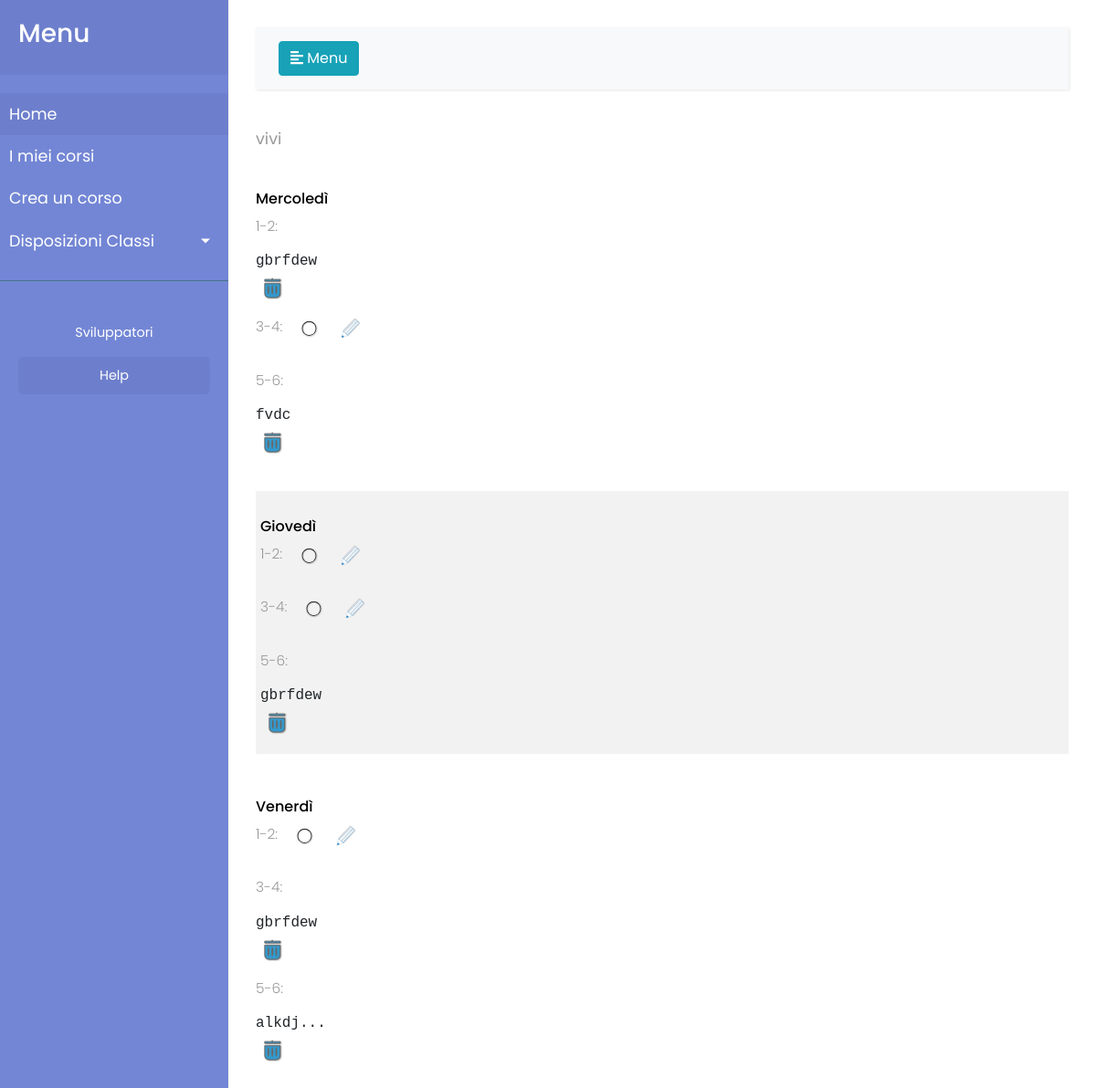
/privata/ (signed in), run on the app's committed database.
### app/models.py (models this page shows, shortened)
class Iscrizione(models.Model):
    user = models.ForeignKey('auth.User')
    corso1= models.ForeignKey('Corso', blank=True, null=True, related_name="corso1")
    corso2= models.ForeignKey('Corso', blank=True, null=True, related_name="corso2")
    corso3= models.ForeignKey('Corso', blank=True, null=True, related_name="corso3")
    corso4= models.ForeignKey('Corso', blank=True, null=True, related_name="corso4")
    corso5= models.ForeignKey('Corso', blank=True, null=True, related_name="corso5")
    corso6= models.ForeignKey('Corso', blank=True, null=True, related_name="corso6")
    corso7= models.ForeignKey('Corso', blank=True, null=True, related_name="corso7")
    corso8= models.ForeignKey('Corso', blank=True, null=True, related_name="corso8")
    corso9= models.ForeignKey('Corso', blank=True, null=True, related_name="corso9")
    class Meta:
        verbose_name = "Iscrizione"
        verbose_name_plural = "Iscrizioni"
    created_date = models.DateTimeField(
        default=timezone.now)
    published_date = models.DateTimeField(
        blank=True, null=True)

class Corso(models.Model):
    titolo = models.CharField(max_length=100)
    studente_referente1 = models.ForeignKey('auth.User', related_name='studente_referente1', null=True)
    studente_referente2 = models.ForeignKey('auth.User', related_name='studente_referente2', blank=True, null=True)
    studente_referente3 = models.ForeignKey('auth.User', related_name='studente_referente3', blank=True, null=True)
    studente_referente4 = models.ForeignKey('auth.User', related_name='studente_referente4', blank=True, null=True)
    studente_referente5 = models.ForeignKey('auth.User', related_name='studente_referente5', blank=True, null=True)
    descrizione= models.TextField(blank=True)
    numero_di_telefono = models.IntegerField()
    esperti_esterni = models.CharField(max_length=100,blank=True, null=True, default="")
    aule = models.ForeignKey('Aula')
    progressivo= models.BooleanField(default=False)
    f1= models.BooleanField(default=False)
    f2= models.BooleanField(default=False)
    f3= models.BooleanField(default=False)
    f4= models.BooleanField(default=False)
    f5= models.BooleanField(default=False)
    f6= models.BooleanField(default=False)
    f7= models.BooleanField(default=False)
    f8= models.BooleanField(default=False)
    f9= models.BooleanField(default=False)
    convalida= models.BooleanField(default=False)
    corso_pieno= models.BooleanField(default=False)
    class Meta:
        verbose_name = "Corso"
        verbose_name_plural = "Corsi"
    created_date = models.DateTimeField(
        default=timezone.now)
    published_date = models.DateTimeField(
        blank=True, null=True)
    def __str__(self):
        return str(self.titolo)

### app/views.py (the view)
# urls.py: url(r'^privata/$', views.privata, name='privata'),
@login_required(login_url='/login/')
def privata(request):
    iscrizioni= Iscrizione.objects.filter(user=request.user)
    return render(request, 'corsi/privata.html', {'iscrizioni':iscrizioni})

### app/templates/corsi/privata.html (shortened to what this page needs)
{% extends 'corsi/base.html' %}
{% block head %}
  <link rel="stylesheet" href="https://unpkg.com/purecss@1.0.0/build/grids-responsive-min.css">
{% endblock %}
{% block content %}
    {% for iscrizione in iscrizioni%}
    <div class="panel panel-default">
      <div class="panel-heading">
        <p><b>{{user}}</b></p>
      </div>
<div class="pure-g stripeddivs">
  <div >
    <br>
     <div class="pure-u-lg-1-5 pure-u-md-1-1 pure-u-sm-1-1 pure-u-1-1"><h6>Mercoledì</h6></div>
     <div class="pure-u-lg-1-5 pure-u-md-1-1 pure-u-sm-1-1 pure-u-1-1"><div style="display:inline-block;" class="imieicorsimenu"><pre><p style="display:inline-block">1-2: </p> {% if iscrizione.corso1 == None %}<img class="icone" src="/static/x.svg" alt="modifica">  <a href="/filtro_fasce/?f=f1"><img class="icone" src="/static/modifica.svg" alt="modifica"><a/>{% else %}<h6 class="titolocorso">{{iscrizione.corso1}}</h6> <a href="{% url 'elimina' iscrizione.corso1.id  %}?f=f1"><img class="icone" src="/static/cestino.svg" alt="elimina"><a/>{% endif %} </pre></div></div>
     <div class="pure-u-lg-1-5 pure-u-md-1-1 pure-u-sm-1-1 pure-u-1-1"><div style="display:inline-block;" class="imieicorsimenu"><pre><p style="display:inline-block">3-4: </p> {% if iscrizione.corso2 == None %}<img class="icone" src="/static/x.svg" alt="modifica">  <a href="/filtro_fasce/?f=f2"><img class="icone" src="/static/modifica.svg" alt="modifica"><a/>{% else %}<h6 class="titolocorso">{{iscrizione.corso2}}</h6> <a href="{% url 'elimina' iscrizione.corso2.id  %}?f=f2"><img class="icone" src="/static/cestino.svg" alt="elimina"><a/>{% endif %} </pre></div></div>
     <div class="pure-u-lg-1-5 pure-u-md-1-1 pure-u-sm-1-1 pure-u-1-1"><div style="display:inline-block;" class="imieicorsimenu"><pre><p style="display:inline-block">5-6: </p> {% if iscrizione.corso3 == None %}<img class="icone" src="/static/x.svg" alt="modifica">  <a href="/filtro_fasce/?f=f3"><img class="icone" src="/static/modifica.svg" alt="modifica"><a/>{% else %}<h6 class="titolocorso">{{iscrizione.corso3}}</h6> <a href="{% url 'elimina' iscrizione.corso3.id  %}?f=f3"><img class="icone" src="/static/cestino.svg" alt="elimina"><a/>{% endif %} </pre></div></div>
</div>
<br>
<div >
  <br>
    <div class="pure-u-lg-1-5 pure-u-md-1-1 pure-u-sm-1-1 pure-u-1-1"><h6>Giovedì</h6></div>
    <div class="pure-u-lg-1-5 pure-u-md-1-1 pure-u-sm-1-1 pure-u-1-1"><div style="display:inline-block;" class="imieicorsimenu"><pre><p style="display:inline-block">1-2: </p> {% if iscrizione.corso4 == None %}<img class="icone" src="/static/x.svg" alt="modifica">  <a href="/filtro_fasce/?f=f4"><img class="icone" src="/static/modifica.svg" alt="modifica"><a/>{% else %}<h6 class="titolocorso">{{iscrizione.corso4}}</h6> <a href="{% url 'elimina' iscrizione.corso4.id  %}?f=f4"><img class="icone" src="/static/cestino.svg" alt="elimina"><a/>{% endif %} </pre></div></div>
    <div class="pure-u-lg-1-5 pure-u-md-1-1 pure-u-sm-1-1 pure-u-1-1"><div style="display:inline-block;" class="imieicorsimenu"><pre><p style="display:inline-block">3-4: </p> {% if iscrizione.corso5 == None %}<img class="icone" src="/static/x.svg" alt="modifica">  <a href="/filtro_fasce/?f=f5"><img class="icone" src="/static/modifica.svg" alt="modifica"><a/>{% else %}<h6 class="titolocorso">{{iscrizione.corso5}}</h6> <a href="{% url 'elimina' iscrizione.corso5.id  %}?f=f5"><img class="icone" src="/static/cestino.svg" alt="elimina"><a/>{% endif %} </pre></div></div>
    <div class="pure-u-lg-1-5 pure-u-md-1-1 pure-u-sm-1-1 pure-u-1-1"><div style="display:inline-block;" class="imieicorsimenu"><pre><p style="display:inline-block">5-6: </p> {% if iscrizione.corso6 == None %}<img class="icone" src="/static/x.svg" alt="modifica">  <a href="/filtro_fasce/?f=f6"><img class="icone" src="/static/modifica.svg" alt="modifica"><a/>{% else %}<h6 class="titolocorso">{{iscrizione.corso6}}</h6> <a href="{% url 'elimina' iscrizione.corso6.id  %}?f=f6"><img class="icone" src="/static/cestino.svg" alt="elimina"><a/>{% endif %} </pre></div></div>
</div>
<br>
<div >
  <br>
    <div class="pure-u-lg-1-5 pure-u-md-1-1 pure-u-sm-1-1 pure-u-1-1"><h6>Venerdì</h6></div>
    <div class="pure-u-lg-1-5 pure-u-md-1-1 pure-u-sm-1-1 pure-u-1-1"><div style="display:inline-block;" class="imieicorsimenu"><pre><p style="display:inline-block">1-2: </p> {% if iscrizione.corso7 == None %}<img class="icone" src="/static/x.svg" alt="modifica">  <a href="/filtro_fasce/?f=f7"><img class="icone" src="/static/modifica.svg" alt="modifica"><a/>{% else %}<h6 class="titolocorso">{{iscrizione.corso7}}</h6> <a href="{% url 'elimina' iscrizione.corso7.id  %}?f=f7"><img class="icone" src="/static/cestino.svg" alt="elimina"><a/>{% endif %} </pre></div></div>
    <div class="pure-u-lg-1-5 pure-u-md-1-1 pure-u-sm-1-1 pure-u-1-1"><div style="display:inline-block;" class="imieicorsimenu"><pre><p style="display:inline-block">3-4: </p> {% if iscrizione.corso8 == None %}<img class="icone" src="/static/x.svg" alt="modifica">  <a href="/filtro_fasce/?f=f8"><img class="icone" src="/static/modifica.svg" alt="modifica"><a/>{% else %}<h6 class="titolocorso">{{iscrizione.corso8}}</h6> <a href="{% url 'elimina' iscrizione.corso8.id  %}?f=f8"><img class="icone" src="/static/cestino.svg" alt="elimina"><a/>{% endif %} </pre></div></div>
    <div class="pure-u-lg-1-5 pure-u-md-1-1 pure-u-sm-1-1 pure-u-1-1"><div style="display:inline-block;" class="imieicorsimenu"><pre><p style="display:inline-block">5-6: </p> {% if iscrizione.corso9 == None %}<img class="icone" src="/static/x.svg" alt="modifica">  <a href="/filtro_fasce/?f=f9"><img class="icone" src="/static/modifica.svg" alt="modifica"><a/>{% else %}<h6 class="titolocorso">{{iscrizione.corso9}}</h6> <a href="{% url 'elimina' iscrizione.corso9.id  %}?f=f9"><img class="icone" src="/static/cestino.svg" alt="elimina"><a/>{% endif %} </pre></div></div>
</div>
    </div>
{%endfor%}
{% endblock content %}

### app/static/css/sidebar.css (style rules this page uses)
body { font-family: 'Poppins', sans-serif; background: #fafafa; }
p { font-family: 'Poppins', sans-serif; font-size: 1.1em; font-weight: 300; line-height: 1.7em; color: #999; }
a, a:hover, a:focus { color: inherit; text-decoration: none; transition: all 0.3s; }

### app/static/sfondo.css (style rules this page uses)
html, body { background: #483d8b; height: 100%; }
.icone { height: 25px; width: auto; color:blue; }

### app/static/css/main.css (style rules this page uses)
* { margin: 0; padding: 0; border: 0; outline: 0; font-size: 100%; vertical-align: baseline; background: transparent; }
body, html, .wrapper { background:#fff; color: black; }
div.stripeddivs > div:nth-of-type(even) { background-color: #f2f2f2; padding:5px; }
.imieicorsimenu { display:inline-block; }

### data on the page
Iscrizione: corso1 "gbrfdew", corso3 "fvdc", corso6 "gbrfdew", corso8 "gbrfdew", corso9 "alkdj..."

### other printed values
{{ user }} "vivi"
